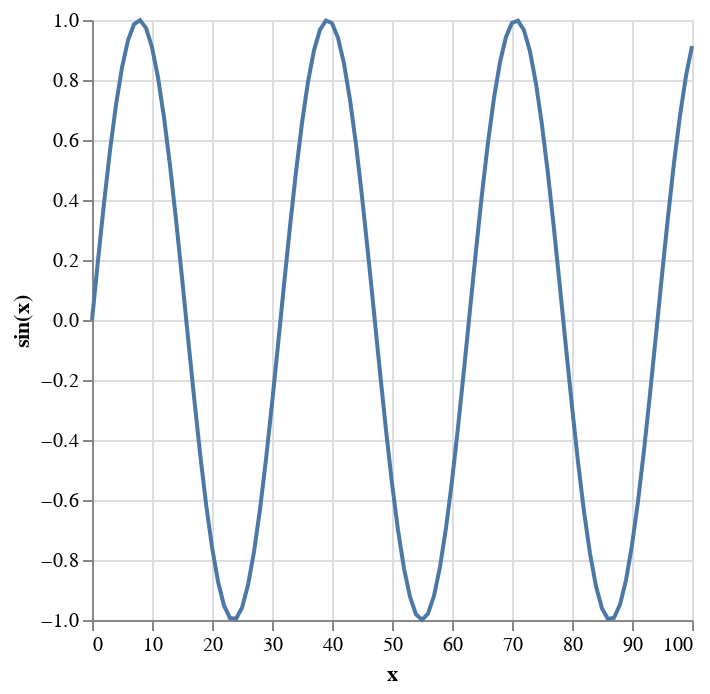

Notebook cell for this chart:
### Markdown cell above
```python
import altair as alt
import numpy as np
import pandas as pd

x = np.arange(100)
data = pd.DataFrame({'x': x,
                     'sin(x)': np.sin(x / 5)})

alt.Chart(data).mark_line().encode(
    x='x',
    y='sin(x)'
)
```

### Code cell
x = 0:100

DataFrame(x=x,sin=sin.(x./5)) |> 
@vlplot(:line,enc={x="x:q",y={"sin:q",title="sin(x)"}})

### Figure 1 — Vega-Lite specification as saved in the notebook (floating-point values rounded to 4 significant figures)
{"data": {"values": [{"sin": 0, "x": 0}, {"sin": 0.1987, "x": 1}, {"sin": 0.3894, "x": 2}, {"sin": 0.5646, "x": 3}, {"sin": 0.7174, "x": 4}, {"sin": 0.8415, "x": 5}, {"sin": 0.932, "x": 6}, {"sin": 0.9854, "x": 7}, {"sin": 0.9996, "x": 8}, {"sin": 0.9738, "x": 9}, {"sin": 0.9093, "x": 10}, {"sin": 0.8085, "x": 11}, {"sin": 0.6755, "x": 12}, {"sin": 0.5155, "x": 13}, {"sin": 0.335, "x": 14}, {"sin": 0.1411, "x": 15}, {"sin": -0.05837, "x": 16}, {"sin": -0.2555, "x": 17}, {"sin": -0.4425, "x": 18}, {"sin": -0.6119, "x": 19}, {"sin": -0.7568, "x": 20}, {"sin": -0.8716, "x": 21}, {"sin": -0.9516, "x": 22}, {"sin": -0.9937, "x": 23}, {"sin": -0.9962, "x": 24}, {"sin": -0.9589, "x": 25}, {"sin": -0.8835, "x": 26}, {"sin": -0.7728, "x": 27}, {"sin": -0.6313, "x": 28}, {"sin": -0.4646, "x": 29}, {"sin": -0.2794, "x": 30}, {"sin": -0.08309, "x": 31}, {"sin": 0.1165, "x": 32}, {"sin": 0.3115, "x": 33}, {"sin": 0.4941, "x": 34}, {"sin": 0.657, "x": 35}, {"sin": 0.7937, "x": 36}, {"sin": 0.8987, "x": 37}, {"sin": 0.9679, "x": 38}, {"sin": 0.9985, "x": 39}, {"sin": 0.9894, "x": 40}, {"sin": 0.9407, "x": 41}, {"sin": 0.8546, "x": 42}, {"sin": 0.7344, "x": 43}, {"sin": 0.5849, "x": 44}, {"sin": 0.4121, "x": 45}, {"sin": 0.2229, "x": 46}, {"sin": 0.02478, "x": 47}, {"sin": -0.1743, "x": 48}, {"sin": -0.3665, "x": 49}, {"sin": -0.544, "x": 50}, {"sin": -0.6999, "x": 51}, {"sin": -0.8278, "x": 52}, {"sin": -0.9228, "x": 53}, {"sin": -0.9809, "x": 54}, {"sin": -1.0, "x": 55}, {"sin": -0.9792, "x": 56}, {"sin": -0.9193, "x": 57}, {"sin": -0.8228, "x": 58}, {"sin": -0.6935, "x": 59}, {"sin": -0.5366, "x": 60}, {"sin": -0.3582, "x": 61}, {"sin": -0.1656, "x": 62}, {"sin": 0.03362, "x": 63}, {"sin": 0.2315, "x": 64}, {"sin": 0.4202, "x": 65}, {"sin": 0.5921, "x": 66}, {"sin": 0.7404, "x": 67}, {"sin": 0.8592, "x": 68}, {"sin": 0.9437, "x": 69}, {"sin": 0.9906, "x": 70}, {"sin": 0.998, "x": 71}, {"sin": 0.9657, "x": 72}, {"sin": 0.8948, "x": 73}, {"sin": 0.7883, "x": 74}, {"sin": 0.6503, "x": 75}, {"sin": 0.4864, "x": 76}, {"sin": 0.3031, "x": 77}, {"sin": 0.1078, "x": 78}, {"sin": -0.09191, "x": 79}, {"sin": -0.2879, "x": 80}, {"sin": -0.4724, "x": 81}, {"sin": -0.6381, "x": 82}, {"sin": -0.7784, "x": 83}, {"sin": -0.8876, "x": 84}, {"sin": -0.9614, "x": 85}, {"sin": -0.9969, "x": 86}, {"sin": -0.9927, "x": 87}, {"sin": -0.9488, "x": 88}, {"sin": -0.8672, "x": 89}, {"sin": -0.751, "x": 90}, {"sin": -0.6048, "x": 91}, {"sin": -0.4346, "x": 92}, {"sin": -0.247, "x": 93}, {"sin": -0.04954, "x": 94}, {"sin": 0.1499, "x": 95}, {"sin": 0.3433, "x": 96}, {"sin": 0.5231, "x": 97}, {"sin": 0.682, "x": 98}, {"sin": 0.8137, "x": 99}, {"sin": 0.9129, "x": 100}]}, "encoding": {"x": {"field": "x", "type": "quantitative"}, "y": {"field": "sin", "title": "sin(x)", "type": "quantitative"}}, "mark": "line"}
